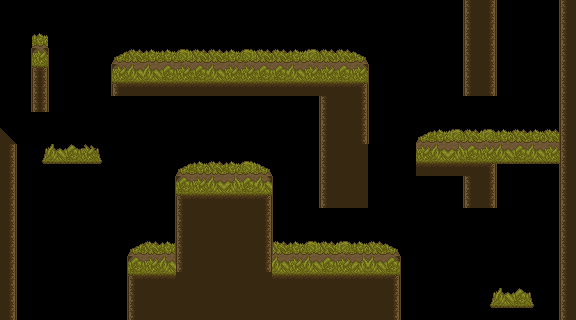

Below is a game level as drawn by its tile map, then a one-line description and the .tmx that defines it (tile-layer data replaced by summaries):
An orthogonal 36x20 tile map with 16x16 px tiles, 8 tile layers (Background, Floorground trim, Floor, Platforms, ...), 6 tilesets.

<map version="1.8" tiledversion="1.8.4" orientation="orthogonal" renderorder="right-down" width="36" height="20" tilewidth="16" tileheight="16" infinite="0" nextlayerid="18" nextobjectid="2">
 <tileset firstgid="1" source="../Tilesheets/tilesheet-Forest01.tsx" />
 <tileset firstgid="177" source="../Tilesheets/tilesheet-Hills01.tsx" />
 <tileset firstgid="241" source="../Tilesheets/trees.tsx" />
 <tileset firstgid="245" source="../Tilesheets/FORESTSHEET.tsx" />
 <tileset firstgid="309" source="../Tilesheets/forest-floorset.tsx" />
 <tileset firstgid="325" source="../Tilesheets/forest-tileset-test.tsx" />
 <layer id="7" name="Background" width="36" height="20">
  <properties>
   <property name="unity:SortingLayer" value="Background" />
   <property name="unity:SortingOrder" type="int" value="-13" />
  </properties>
  <data>[720 cells, 0 non-empty, 0 distinct tile ids]</data>
 </layer>
 <layer id="9" name="Floorground trim" width="36" height="20">
  <properties>
   <property name="unity:SortingLayer" value="Environment" />
   <property name="unity:SortingOrder" type="int" value="-11" />
  </properties>
  <data>[720 cells, 52 non-empty, 8 distinct tile ids]</data>
 </layer>
 <layer id="1" name="Floor" width="36" height="20">
  <properties>
   <property name="unity:Layer" value="Ground" />
   <property name="unity:SortingLayer" value="Environment" />
   <property name="unity:SortingOrder" type="int" value="-11" />
  </properties>
  <data>[720 cells, 217 non-empty, 4 distinct tile ids]</data>
 </layer>
 <layer id="14" name="Platforms" width="36" height="20">
  <properties>
   <property name="unity:Layer" value="Ground" />
   <property name="unity:SortingLayer" value="Environment" />
   <property name="unity:SortingOrder" type="int" value="-10" />
   <property name="unity:Tag" value="Platform" />
  </properties>
  <data>[720 cells, 9 non-empty, 2 distinct tile ids]</data>
 </layer>
 <layer id="16" name="Wall" width="36" height="20">
  <properties>
   <property name="unity:Layer" value="Wall" />
   <property name="unity:SortingLayer" value="Environment" />
   <property name="unity:SortingOrder" type="int" value="-9" />
  </properties>
  <data>[720 cells, 175 non-empty, 3 distinct tile ids]</data>
 </layer>
 <layer id="17" name="Copy of Wall" width="36" height="20">
  <properties>
   <property name="unity:Layer" value="Wall" />
   <property name="unity:SortingLayer" value="Environment" />
   <property name="unity:SortingOrder" type="int" value="-9" />
  </properties>
  <data>[720 cells, 4 non-empty, 2 distinct tile ids]</data>
 </layer>
 <layer id="3" name="Decor" width="36" height="20">
  <properties>
   <property name="unity:SortingLayer" value="Environment" />
   <property name="unity:SortingOrder" type="int" value="10" />
  </properties>
  <data>[720 cells, 86 non-empty, 4 distinct tile ids]</data>
 </layer>
 <layer id="6" name="Extra" width="36" height="20">
  <properties>
   <property name="unity:SortingLayer" value="Environment" />
   <property name="unity:SortingOrder" type="int" value="-6" />
  </properties>
  <data>[720 cells, 0 non-empty, 0 distinct tile ids]</data>
 </layer>
</map>